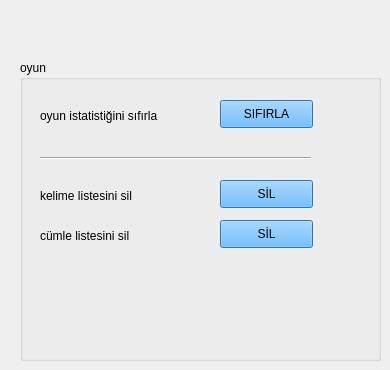
      <widget class="QWidget" name="tab_10">
       <attribute name="title">
        <string>AYARLAR</string>
       </attribute>
       <widget class="QGroupBox" name="groupBox_7">
        <property name="geometry">
         <rect>
          <x>20</x>
          <y>60</y>
          <width>361</width>
          <height>301</height>
         </rect>
        </property>
        <property name="title">
         <string>oyun</string>
        </property>
        <property name="flat">
         <bool>true</bool>
        </property>
        <widget class="QLabel" name="label_23">
         <property name="geometry">
          <rect>
           <x>20</x>
           <y>40</y>
           <width>161</width>
           <height>31</height>
          </rect>
         </property>
         <property name="font">
          <font>
           <pointsize>9</pointsize>
          </font>
         </property>
         <property name="text">
          <string>oyun istatistiğini sıfırla</string>
         </property>
        </widget>
        <widget class="QPushButton" name="pushButton_ayarlar_istatistik_sifirla">
         <property name="geometry">
          <rect>
           <x>200</x>
           <y>40</y>
           <width>93</width>
           <height>28</height>
          </rect>
         </property>
         <property name="styleSheet">
          <string notr="true">background-color: #3EA6FF;
</string>
         </property>
         <property name="text">
          <string>SIFIRLA</string>
         </property>
        </widget>
        <widget class="Line" name="line_16">
         <property name="geometry">
          <rect>
           <x>20</x>
           <y>90</y>
           <width>271</width>
           <height>16</height>
          </rect>
         </property>
         <property name="orientation">
          <enum>Qt::Horizontal</enum>
         </property>
        </widget>
        <widget class="QLabel" name="label_24">
         <property name="geometry">
          <rect>
           <x>20</x>
           <y>120</y>
           <width>161</width>
           <height>31</height>
          </rect>
         </property>
         <property name="font">
          <font>
           <pointsize>9</pointsize>
          </font>
         </property>
         <property name="text">
          <string>kelime listesini sil</string>
         </property>
        </widget>
        <widget class="QPushButton" name="pushButton_ayarlar_kelime_liste_sil">
         <property name="geometry">
          <rect>
           <x>200</x>
           <y>120</y>
           <width>93</width>
           <height>28</height>
          </rect>
         </property>
         <property name="styleSheet">
          <string notr="true">background-color: #3EA6FF;
</string>
         </property>
         <property name="text">
          <string>SİL</string>
         </property>
        </widget>
        <widget class="QLabel" name="label_25">
         <property name="geometry">
          <rect>
           <x>20</x>
           <y>160</y>
           <width>161</width>
           <height>31</height>
          </rect>
         </property>
         <property name="font">
          <font>
           <pointsize>9</pointsize>
          </font>
         </property>
         <property name="text">
          <string>cümle listesini sil</string>
         </property>
        </widget>
        <widget class="QPushButton" name="pushButton_ayarlar_cumle_liste_sil">
         <property name="geometry">
          <rect>
           <x>200</x>
           <y>160</y>
           <width>93</width>
           <height>28</height>
          </rect>
         </property>
         <property name="styleSheet">
          <string notr="true">background-color: #3EA6FF;
</string>
         </property>
         <property name="text">
          <string>SİL</string>
         </property>
        </widget>
       </widget>
      </widget>
